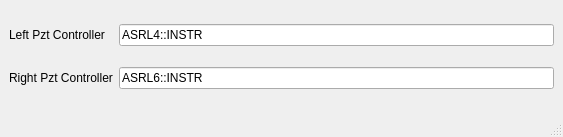
<?xml version="1.0" encoding="UTF-8"?>
<ui version="4.0">
 <class>MainWindow</class>
 <widget class="QMainWindow" name="MainWindow">
  <property name="geometry">
   <rect>
    <x>0</x>
    <y>0</y>
    <width>563</width>
    <height>137</height>
   </rect>
  </property>
  <property name="windowTitle">
   <string>MainWindow</string>
  </property>
  <property name="styleSheet">
   <string notr="true">QToolTip {
    border: 1px solid #76797C;
    background-color: #5A7566;
    color: white;
    padding: 0px;                /*remove padding, for fix combobox tooltip.*/
    opacity: 200;
}

QWidget {
    color: #eff0f1;
    background-color: #31363b;
    selection-background-color: #3daee9;
    selection-color: #eff0f1;
    background-clip: border;
    border-image: none;
    border: 0px transparent black;
    outline: 0;
}

QWidget:item:hover {
    background-color: #18465d;
    color: #eff0f1;
}

QWidget:item:selected {
    background-color: #18465d;
}

QCheckBox {
    spacing: 5px;
    outline: none;
    color: #eff0f1;
    margin-bottom: 2px;
}

QCheckBox:disabled {
    color: #76797C;
}

QCheckBox::indicator,
QGroupBox::indicator {
    width: 18px;
    height: 18px;
}

QGroupBox::indicator {
    margin-left: 2px;
}

QCheckBox::indicator:unchecked {
    image: url(:/qss_icons/rc/checkbox_unchecked.png);
}

QCheckBox::indicator:unchecked:hover,
QCheckBox::indicator:unchecked:pressed,
QGroupBox::indicator:unchecked:hover,
QGroupBox::indicator:unchecked:pressed {
    border: none;
    image: url(:/qss_icons/rc/checkbox_unchecked_focus.png);
}

QCheckBox::indicator:checked {
    image: url(:/qss_icons/rc/checkbox_checked_focus.png);
}

QCheckBox::indicator:checked:hover,
QCheckBox::indicator:checked:pressed,
QGroupBox::indicator:checked:hover,
QGroupBox::indicator:checked:pressed {
    border: none;
    image: url(:/qss_icons/rc/checkbox_checked_focus.png);
}

QCheckBox::indicator:indeterminate {
    image: url(:/qss_icons/rc/checkbox_indeterminate.png);
}

QCheckBox::indicator:indeterminate:hover,
QCheckBox::indicator:indeterminate:pressed {
    image: url(:/qss_icons/rc/checkbox_indeterminate_focus.png);
}

QCheckBox::indicator:checked:disabled,
QGroupBox::indicator:checked:disabled {
    image: url(:/qss_icons/rc/checkbox_checked_disabled.png);
}

QCheckBox::indicator:unchecked:disabled,
QGroupBox::indicator:unchecked:disabled {
    image: url(:/qss_icons/rc/checkbox_unchecked_disabled.png);
}

QRadioButton {
    spacing: 5px;
    outline: none;
    color: #eff0f1;
    margin-bottom: 2px;
}

QRadioButton:disabled {
    color: #76797C;
}

QRadioButton::indicator {
    width: 21px;
    height: 21px;
}

QRadioButton::indicator:unchecked {
    image: url(:/qss_icons/rc/radio_unchecked.png);
}

QRadioButton::indicator:unchecked:hover,
QRadioButton::indicator:unchecked:pressed {
    border: none;
    outline: none;
    image: url(:/qss_icons/rc/radio_unchecked_focus.png);
}

QRadioButton::indicator:checked {
    border: none;
    outline: none;
    image: url(:/qss_icons/rc/radio_checked.png);
}

QRadioButton::indicator:checked:hover,
QRadioButton::indicator:checked:pressed {
    border: none;
    outline: none;
    image: url(:/qss_icons/rc/radio_checked_focus.png);
}

QRadioButton::indicator:checked:disabled {
    outline: none;
    image: url(:/qss_icons/rc/radio_checked_disabled.png);
}

QRadioButton::indicator:unchecked:disabled {
    image: url(:/qss_icons/rc/radio_unchecked_disabled.png);
}

QMenuBar {
    background-color: #31363b;
    color: #eff0f1;
}

QMenuBar::item {
    background: transparent;
}

QMenuBar::item:selected {
    background: transparent;
    border: 1px solid #76797C;
}

QMenuBar::item:pressed {
    border: 1px solid #76797C;
    background-color: #3daee9;
    color: #eff0f1;
    margin-bottom: -1px;
    padding-bottom: 1px;
}

QMenu {
    border: 1px solid #76797C;
    color: #eff0f1;
    margin: 2px;
}

QMenu::icon {
    margin: 5px;
}

QMenu::item {
    padding: 5px 30px 5px 30px;
    border: 1px solid transparent;
    /* reserve space for selection border */
}

QMenu::item:selected {
    color: #eff0f1;
}

QMenu::separator {
    height: 2px;
    background: lightblue;
    margin-left: 10px;
    margin-right: 5px;
}

QMenu::indicator {
    width: 18px;
    height: 18px;
}


/* non-exclusive indicator = check box style indicator
   (see QActionGroup::setExclusive) */

QMenu::indicator:non-exclusive:unchecked {
    image: url(:/qss_icons/rc/checkbox_unchecked.png);
}

QMenu::indicator:non-exclusive:unchecked:selected {
    image: url(:/qss_icons/rc/checkbox_unchecked_disabled.png);
}

QMenu::indicator:non-exclusive:checked {
    image: url(:/qss_icons/rc/checkbox_checked_focus.png);
}

QMenu::indicator:non-exclusive:checked:selected {
    image: url(:/qss_icons/rc/checkbox_checked_disabled.png);
}


/* exclusive indicator = radio button style indicator (see QActionGroup::setExclusive) */

QMenu::indicator:exclusive:unchecked {
    image: url(:/qss_icons/rc/radio_unchecked.png);
}

QMenu::indicator:exclusive:unchecked:selected {
    image: url(:/qss_icons/rc/radio_unchecked_disabled.png);
}

QMenu::indicator:exclusive:checked {
    image: url(:/qss_icons/rc/radio_checked.png);
}

QMenu::indicator:exclusive:checked:selected {
    image: url(:/qss_icons/rc/radio_checked_disabled.png);
}

QMenu::right-arrow {
    margin: 5px;
    image: url(:/qss_icons/rc/right_arrow.png)
}

QWidget:disabled {
    color: #454545;
    background-color: #31363b;
}

QAbstractItemView {
    alternate-background-color: #31363b;
    color: #eff0f1;
    border: 1px solid #3A3939;
    border-radius: 2px;
}

QWidget:focus,
QMenuBar:focus {
    border: 1px solid #3daee9;
}

QTabWidget:focus,
QCheckBox:focus,
QRadioButton:focus,
QSlider:focus {
    border: none;
}

QLineEdit {
    background-color: #232629;
    padding: 5px;
    border-style: solid;
    border: 1px solid #76797C;
    border-radius: 2px;
    color: #eff0f1;
}

QAbstractItemView QLineEdit {
    padding: 0;
}

QGroupBox {
    border: 1px solid #76797C;
    border-radius: 2px;
    margin-top: 20px;
}

QGroupBox::title {
    subcontrol-origin: margin;
    subcontrol-position: top center;
    padding-left: 10px;
    padding-right: 10px;
    padding-top: 10px;
}

QAbstractScrollArea {
    border-radius: 2px;
    border: 1px solid #76797C;
    background-color: transparent;
}

QScrollBar:horizontal {
    height: 15px;
    margin: 3px 15px 3px 15px;
    border: 1px transparent #2A2929;
    border-radius: 4px;
    background-color: #2A2929;
}

QScrollBar::handle:horizontal {
    background-color: #605F5F;
    min-width: 5px;
    border-radius: 4px;
}

QScrollBar::add-line:horizontal {
    margin: 0px 3px 0px 3px;
    border-image: url(:/qss_icons/rc/right_arrow_disabled.png);
    width: 10px;
    height: 10px;
    subcontrol-position: right;
    subcontrol-origin: margin;
}

QScrollBar::sub-line:horizontal {
    margin: 0px 3px 0px 3px;
    border-image: url(:/qss_icons/rc/left_arrow_disabled.png);
    height: 10px;
    width: 10px;
    subcontrol-position: left;
    subcontrol-origin: margin;
}

QScrollBar::add-line:horizontal:hover,
QScrollBar::add-line:horizontal:on {
    border-image: url(:/qss_icons/rc/right_arrow.png);
    height: 10px;
    width: 10px;
    subcontrol-position: right;
    subcontrol-origin: margin;
}

QScrollBar::sub-line:horizontal:hover,
QScrollBar::sub-line:horizontal:on {
    border-image: url(:/qss_icons/rc/left_arrow.png);
    height: 10px;
    width: 10px;
    subcontrol-position: left;
    subcontrol-origin: margin;
}

QScrollBar::up-arrow:horizontal,
QScrollBar::down-arrow:horizontal {
    background: none;
}

QScrollBar::add-page:horizontal,
QScrollBar::sub-page:horizontal {
    background: none;
}

QScrollBar:vertical {
    background-color: #2A2929;
    width: 15px;
    margin: 15px 3px 15px 3px;
    border: 1px transparent #2A2929;
    border-radius: 4px;
}

QScrollBar::handle:vertical {
    background-color: #605F5F;
    min-height: 5px;
    border-radius: 4px;
}

QScrollBar::sub-line:vertical {
    margin: 3px 0px 3px 0px;
    border-image: url(:/qss_icons/rc/up_arrow_disabled.png);
    height: 10px;
    width: 10px;
    subcontrol-position: top;
    subcontrol-origin: margin;
}

QScrollBar::add-line:vertical {
    margin: 3px 0px 3px 0px;
    border-image: url(:/qss_icons/rc/down_arrow_disabled.png);
    height: 10px;
    width: 10px;
    subcontrol-position: bottom;
    subcontrol-origin: margin;
}

QScrollBar::sub-line:vertical:hover,
QScrollBar::sub-line:vertical:on {
    border-image: url(:/qss_icons/rc/up_arrow.png);
    height: 10px;
    width: 10px;
    subcontrol-position: top;
    subcontrol-origin: margin;
}

QScrollBar::add-line:vertical:hover,
QScrollBar::add-line:vertical:on {
    border-image: url(:/qss_icons/rc/down_arrow.png);
    height: 10px;
    width: 10px;
    subcontrol-position: bottom;
    subcontrol-origin: margin;
}

QScrollBar::up-arrow:vertical,
QScrollBar::down-arrow:vertical {
    background: none;
}

QScrollBar::add-page:vertical,
QScrollBar::sub-page:vertical {
    background: none;
}

QTextEdit {
    background-color: #232629;
    color: #eff0f1;
    border: 1px solid #76797C;
}

QPlainTextEdit {
    background-color: #232629;
    ;
    color: #eff0f1;
    border-radius: 2px;
    border: 1px solid #76797C;
}

QHeaderView::section {
    background-color: #76797C;
    color: #eff0f1;
    padding: 5px;
    border: 1px solid #76797C;
}

QSizeGrip {
    image: url(:/qss_icons/rc/sizegrip.png);
    width: 12px;
    height: 12px;
}

QMainWindow::separator {
    background-color: #31363b;
    color: white;
    padding-left: 4px;
    spacing: 2px;
    border: 1px dashed #76797C;
}

QMainWindow::separator:hover {
    background-color: #787876;
    color: white;
    padding-left: 4px;
    border: 1px solid #76797C;
    spacing: 2px;
}

QMenu::separator {
    height: 1px;
    background-color: #76797C;
    color: white;
    padding-left: 4px;
    margin-left: 10px;
    margin-right: 5px;
}

QFrame {
    border-radius: 2px;
    border: 1px solid #76797C;
}

QFrame[frameShape=&quot;0&quot;] {
    border-radius: 2px;
    border: 1px transparent #76797C;
}

QStackedWidget {
    border: 1px transparent black;
}

QToolBar {
    border: 1px transparent #393838;
    background: 1px solid #31363b;
    font-weight: bold;
}

QToolBar::handle:horizontal {
    image: url(:/qss_icons/rc/Hmovetoolbar.png);
}

QToolBar::handle:vertical {
    image: url(:/qss_icons/rc/Vmovetoolbar.png);
}

QToolBar::separator:horizontal {
    image: url(:/qss_icons/rc/Hsepartoolbar.png);
}

QToolBar::separator:vertical {
    image: url(:/qss_icons/rc/Vsepartoolbar.png);
}

QToolButton#qt_toolbar_ext_button {
    background: #58595a
}

QPushButton {
    color: #eff0f1;
    background-color: #31363b;
    border-width: 1px;
    border-color: #76797C;
    border-style: solid;
    padding: 5px;
    border-radius: 2px;
    outline: none;
}

QPushButton:disabled {
    background-color: #31363b;
    border-width: 1px;
    border-color: #454545;
    border-style: solid;
    padding-top: 5px;
    padding-bottom: 5px;
    padding-left: 10px;
    padding-right: 10px;
    border-radius: 2px;
    color: #454545;
}


QPushButton:pressed {
    background-color: #3daee9;
    padding-top: -15px;
    padding-bottom: -17px;
}

QComboBox {
    selection-background-color: #3daee9;
    border-style: solid;
    border: 1px solid #76797C;
    border-radius: 2px;
    padding: 5px;
    min-width: 75px;
}

QComboBox:hover,
QPushButton:hover,
QAbstractSpinBox:hover,
QLineEdit:hover,
QTextEdit:hover,
QPlainTextEdit:hover,
QAbstractView:hover,
QTreeView:hover {
    border: 1px solid #3daee9;
    color: #eff0f1;
}

QComboBox:on {
    padding-top: 3px;
    padding-left: 4px;
    selection-background-color: #4a4a4a;
}

QComboBox QAbstractItemView {
    background-color: #232629;
    border-radius: 2px;
    border: 1px solid #76797C;
    selection-background-color: #18465d;
}

QComboBox::drop-down {
    subcontrol-origin: padding;
    subcontrol-position: top right;
    width: 15px;
    border-left-width: 0px;
    border-left-color: darkgray;
    border-left-style: solid;
    border-top-right-radius: 3px;
    border-bottom-right-radius: 3px;
}

QComboBox::down-arrow {
    image: url(:/qss_icons/rc/down_arrow_disabled.png);
}

QComboBox::down-arrow:on,
QComboBox::down-arrow:hover,
QComboBox::down-arrow:focus {
    image: url(:/qss_icons/rc/down_arrow.png);
}

QAbstractSpinBox {
    padding: 5px;
    border: 1px solid #76797C;
    background-color: #232629;
    color: #eff0f1;
    border-radius: 2px;
    min-width: 75px;
}

QAbstractSpinBox:up-button {
    background-color: transparent;
    subcontrol-origin: border;
    subcontrol-position: center right;
}

QAbstractSpinBox:down-button {
    background-color: transparent;
    subcontrol-origin: border;
    subcontrol-position: center left;
}

QAbstractSpinBox::up-arrow,
QAbstractSpinBox::up-arrow:disabled,
QAbstractSpinBox::up-arrow:off {
    image: url(:/qss_icons/rc/up_arrow_disabled.png);
    width: 10px;
    height: 10px;
}

QAbstractSpinBox::up-arrow:hover {
    image: url(:/qss_icons/rc/up_arrow.png);
}

QAbstractSpinBox::down-arrow,
QAbstractSpinBox::down-arrow:disabled,
QAbstractSpinBox::down-arrow:off {
    image: url(:/qss_icons/rc/down_arrow_disabled.png);
    width: 10px;
    height: 10px;
}

QAbstractSpinBox::down-arrow:hover {
    image: url(:/qss_icons/rc/down_arrow.png);
}

QLabel {
    border: 0px solid black;
}

QTabWidget {
    border: 0px transparent black;
}

QTabWidget::pane {
    border: 1px solid #76797C;
    padding: 5px;
    margin: 0px;
}

QTabWidget::tab-bar {
    /* left: 5px; move to the right by 5px */
}

QTabBar {
    qproperty-drawBase: 0;
    border-radius: 3px;
}

QTabBar:focus {
    border: 0px transparent black;
}

QTabBar::close-button {
    image: url(:/qss_icons/rc/close.png);
    background: transparent;
}

QTabBar::close-button:hover {
    image: url(:/qss_icons/rc/close-hover.png);
    background: transparent;
}

QTabBar::close-button:pressed {
    image: url(:/qss_icons/rc/close-pressed.png);
    background: transparent;
}


/* TOP TABS */

QTabBar::tab:top {
    color: #eff0f1;
    border: 1px solid #76797C;
    border-bottom: 1px transparent black;
    background-color: #31363b;
    padding: 5px;
    min-width: 50px;
    border-top-left-radius: 2px;
    border-top-right-radius: 2px;
}

QTabBar::tab:top:selected {
    color: #eff0f1;
    background-color: #54575B;
    border: 1px solid #76797C;
    border-bottom: 2px solid #3daee9;
    border-top-left-radius: 2px;
    border-top-right-radius: 2px;
}

QTabBar::tab:top:!selected:hover {
    background-color: #3daee9;
}


/* BOTTOM TABS */

QTabBar::tab:bottom {
    color: #eff0f1;
    border: 1px solid #76797C;
    border-top: 1px transparent black;
    background-color: #31363b;
    padding: 5px;
    border-bottom-left-radius: 2px;
    border-bottom-right-radius: 2px;
    min-width: 50px;
}

QTabBar::tab:bottom:selected {
    color: #eff0f1;
    background-color: #54575B;
    border: 1px solid #76797C;
    border-top: 2px solid #3daee9;
    border-bottom-left-radius: 2px;
    border-bottom-right-radius: 2px;
}

QTabBar::tab:bottom:!selected:hover {
    background-color: #3daee9;
}


/* LEFT TABS */

QTabBar::tab:left {
    color: #eff0f1;
    border: 1px solid #76797C;
    border-left: 1px transparent black;
    background-color: #31363b;
    padding: 5px;
    border-top-right-radius: 2px;
    border-bottom-right-radius: 2px;
    min-height: 50px;
}

QTabBar::tab:left:selected {
    color: #eff0f1;
    background-color: #54575B;
    border: 1px solid #76797C;
    border-left: 2px solid #3daee9;
    border-top-right-radius: 2px;
    border-bottom-right-radius: 2px;
}

QTabBar::tab:left:!selected:hover {
    background-color: #3daee9;
}


/* RIGHT TABS */

QTabBar::tab:right {
    color: #eff0f1;
    border: 1px solid #76797C;
    border-right: 1px transparent black;
    background-color: #31363b;
    padding: 5px;
    border-top-left-radius: 2px;
    border-bottom-left-radius: 2px;
    min-height: 50px;
}

QTabBar::tab:right:selected {
    color: #eff0f1;
    background-color: #54575B;
    border: 1px solid #76797C;
    border-right: 2px solid #3daee9;
    border-top-left-radius: 2px;
    border-bottom-left-radius: 2px;
}

QTabBar::tab:right:!selected:hover {
    background-color: #3daee9;
}

QTabBar QToolButton::right-arrow:enabled {
    image: url(:/qss_icons/rc/right_arrow.png);
}

QTabBar QToolButton::left-arrow:enabled {
    image: url(:/qss_icons/rc/left_arrow.png);
}

QTabBar QToolButton::right-arrow:disabled {
    image: url(:/qss_icons/rc/right_arrow_disabled.png);
}

QTabBar QToolButton::left-arrow:disabled {
    image: url(:/qss_icons/rc/left_arrow_disabled.png);
}

QDockWidget {
    background: #31363b;
    border: 1px solid #403F3F;
    titlebar-close-icon: url(:/qss_icons/rc/close.png);
    titlebar-normal-icon: url(:/qss_icons/rc/undock.png);
}

QDockWidget::close-button,
QDockWidget::float-button {
    border: 1px solid transparent;
    border-radius: 2px;
    background: transparent;
}

QDockWidget::close-button:hover,
QDockWidget::float-button:hover {
    background: rgba(255, 255, 255, 10);
}

QDockWidget::close-button:pressed,
QDockWidget::float-button:pressed {
    padding: 1px -1px -1px 1px;
    background: rgba(255, 255, 255, 10);
}

QTreeView,
QListView {
    border: 1px solid #76797C;
    background-color: #232629;
}

QTreeView:branch:selected,
QTreeView:branch:hover {
    background: url(:/qss_icons/rc/transparent.png);
}

QTreeView::branch:has-siblings:!adjoins-item {
    border-image: url(:/qss_icons/rc/transparent.png);
}

QTreeView::branch:has-siblings:adjoins-item {
    border-image: url(:/qss_icons/rc/transparent.png);
}

QTreeView::branch:!has-children:!has-siblings:adjoins-item {
    border-image: url(:/qss_icons/rc/transparent.png);
}

QTreeView::branch:has-children:!has-siblings:closed,
QTreeView::branch:closed:has-children:has-siblings {
    image: url(:/qss_icons/rc/branch_closed.png);
}

QTreeView::branch:open:has-children:!has-siblings,
QTreeView::branch:open:has-children:has-siblings {
    image: url(:/qss_icons/rc/branch_open.png);
}

QTreeView::branch:has-children:!has-siblings:closed:hover,
QTreeView::branch:closed:has-children:has-siblings:hover {
    image: url(:/qss_icons/rc/branch_closed-on.png);
}

QTreeView::branch:open:has-children:!has-siblings:hover,
QTreeView::branch:open:has-children:has-siblings:hover {
    image: url(:/qss_icons/rc/branch_open-on.png);
}

QListView::item:!selected:hover,
QTreeView::item:!selected:hover {
    background: #18465d;
    outline: 0;
    color: #eff0f1
}

QListView::item:selected:hover,
QTreeView::item:selected:hover {
    background: #287399;
    color: #eff0f1;
}

QTreeView::indicator:checked,
QListView::indicator:checked {
    image: url(:/qss_icons/rc/checkbox_checked.png);
}

QTreeView::indicator:unchecked,
QListView::indicator:unchecked {
    image: url(:/qss_icons/rc/checkbox_unchecked.png);
}

QTreeView::indicator:checked:hover,
QTreeView::indicator:checked:focus,
QTreeView::indicator:checked:pressed,
QListView::indicator:checked:hover,
QListView::indicator:checked:focus,
QListView::indicator:checked:pressed {
    image: url(:/qss_icons/rc/checkbox_checked_focus.png);
}

QTreeView::indicator:unchecked:hover,
QTreeView::indicator:unchecked:focus,
QTreeView::indicator:unchecked:pressed,
QListView::indicator:unchecked:hover,
QListView::indicator:unchecked:focus,
QListView::indicator:unchecked:pressed {
    image: url(:/qss_icons/rc/checkbox_unchecked_focus.png);
}

QSlider::groove:horizontal {
    border: 1px solid #565a5e;
    height: 4px;
    background: #565a5e;
    margin: 0px;
    border-radius: 2px;
}

QSlider::handle:horizontal {
    background: #232629;
    border: 1px solid #565a5e;
    width: 16px;
    height: 16px;
    margin: -8px 0;
    border-radius: 9px;
}

QSlider::groove:vertical {
    border: 1px solid #565a5e;
    width: 4px;
    background: #565a5e;
    margin: 0px;
    border-radius: 3px;
}

QSlider::handle:vertical {
    background: #232629;
    border: 1px solid #565a5e;
    width: 16px;
    height: 16px;
    margin: 0 -8px;
    border-radius: 9px;
}

QToolButton {
    background-color: transparent;
    border: 1px transparent #76797C;
    border-radius: 2px;
    margin: 3px;
    padding: 5px;
}

QToolButton[popupMode=&quot;1&quot;] {
    /* only for MenuButtonPopup */
    padding-right: 20px;
    /* make way for the popup button */
    border: 1px #76797C;
    border-radius: 5px;
}

QToolButton[popupMode=&quot;2&quot;] {
    /* only for InstantPopup */
    padding-right: 10px;
    /* make way for the popup button */
    border: 1px #76797C;
}

QToolButton:hover,
QToolButton::menu-button:hover {
    background-color: transparent;
    border: 1px solid #3daee9;
    padding: 5px;
}

QToolButton:checked,
QToolButton:pressed,
QToolButton::menu-button:pressed {
    background-color: #3daee9;
    border: 1px solid #3daee9;
    padding: 5px;
}


/* the subcontrol below is used only in the InstantPopup or DelayedPopup mode */

QToolButton::menu-indicator {
    image: url(:/qss_icons/rc/down_arrow.png);
    top: -7px;
    left: -2px;
    /* shift it a bit */
}


/* the subcontrols below are used only in the MenuButtonPopup mode */

QToolButton::menu-button {
    border: 1px transparent #76797C;
    border-top-right-radius: 6px;
    border-bottom-right-radius: 6px;
    /* 16px width + 4px for border = 20px allocated above */
    width: 16px;
    outline: none;
}

QToolButton::menu-arrow {
    image: url(:/qss_icons/rc/down_arrow.png);
}

QToolButton::menu-arrow:open {
    border: 1px solid #76797C;
}

QPushButton::menu-indicator {
    subcontrol-origin: padding;
    subcontrol-position: bottom right;
    left: 8px;
}

QTableView {
    border: 1px solid #76797C;
    gridline-color: #31363b;
    background-color: #232629;
}

QTableView,
QHeaderView {
    border-radius: 0px;
}

QTableView::item:pressed,
QListView::item:pressed,
QTreeView::item:pressed {
    background: #18465d;
    color: #eff0f1;
}

QTableView::item:selected:active,
QTreeView::item:selected:active,
QListView::item:selected:active {
    background: #287399;
    color: #eff0f1;
}

QHeaderView {
    background-color: #31363b;
    border: 1px transparent;
    border-radius: 0px;
    margin: 0px;
    padding: 0px;
}

QHeaderView::section {
    background-color: #31363b;
    color: #eff0f1;
    padding: 5px;
    border: 1px solid #76797C;
    border-radius: 0px;
    text-align: center;
}

QHeaderView::section::vertical::first,
QHeaderView::section::vertical::only-one {
    border-top: 1px solid #76797C;
}

QHeaderView::section::vertical {
    border-top: transparent;
}

QHeaderView::section::horizontal::first,
QHeaderView::section::horizontal::only-one {
    border-left: 1px solid #76797C;
}

QHeaderView::section::horizontal {
    border-left: transparent;
}

QHeaderView::section:checked {
    color: white;
    background-color: #334e5e;
}


/* style the sort indicator */

QHeaderView::down-arrow {
    image: url(:/qss_icons/rc/down_arrow.png);
}

QHeaderView::up-arrow {
    image: url(:/qss_icons/rc/up_arrow.png);
}

QTableCornerButton::section {
    background-color: #31363b;
    border: 1px transparent #76797C;
    border-radius: 0px;
}

QToolBox {
    padding: 5px;
    border: 1px transparent black;
}

QToolBox::tab {
    color: #eff0f1;
    background-color: #31363b;
    border: 1px solid #76797C;
    border-bottom: 1px transparent #31363b;
    border-top-left-radius: 5px;
    border-top-right-radius: 5px;
}

QToolBox::tab:selected {
    /* italicize selected tabs */
    font: italic;
    background-color: #31363b;
    border-color: #3daee9;
}

QStatusBar::item {
    border: 0px transparent dark;
}

QFrame[height=&quot;3&quot;],
QFrame[width=&quot;3&quot;] {
    background-color: #76797C;
}

QSplitter::handle {
    border: 1px dashed #76797C;
}

QSplitter::handle:hover {
    background-color: #787876;
    border: 1px solid #76797C;
}

QSplitter::handle:horizontal {
    width: 1px;
}

QSplitter::handle:vertical {
    height: 1px;
}

QProgressBar {
    border: 1px solid #76797C;
    border-radius: 5px;
    text-align: center;
}

QProgressBar::chunk {
    background-color: #05B8CC;
}

QDateEdit {
    selection-background-color: #3daee9;
    border-style: solid;
    border: 1px solid #3375A3;
    border-radius: 2px;
    padding: 1px;
    min-width: 75px;
}

QDateEdit:on {
    padding-top: 3px;
    padding-left: 4px;
    selection-background-color: #4a4a4a;
}

QDateEdit QAbstractItemView {
    background-color: #232629;
    border-radius: 2px;
    border: 1px solid #3375A3;
    selection-background-color: #3daee9;
}

QDateEdit::drop-down {
    subcontrol-origin: padding;
    subcontrol-position: top right;
    width: 15px;
    border-left-width: 0px;
    border-left-color: darkgray;
    border-left-style: solid;
    border-top-right-radius: 3px;
    border-bottom-right-radius: 3px;
}

QDateEdit::down-arrow {
    image: url(:/qss_icons/rc/down_arrow_disabled.png);
}

QDateEdit::down-arrow:on,
QDateEdit::down-arrow:hover,
QDateEdit::down-arrow:focus {
    image: url(:/qss_icons/rc/down_arrow.png);
}</string>
  </property>
  <widget class="QWidget" name="centralwidget">
   <layout class="QGridLayout" name="gridLayout">
    <item row="0" column="0">
     <widget class="QLabel" name="label_3">
      <property name="text">
       <string>Left Pzt Controller</string>
      </property>
     </widget>
    </item>
    <item row="1" column="1">
     <widget class="QLineEdit" name="line_right">
      <property name="text">
       <string>ASRL6::INSTR</string>
      </property>
     </widget>
    </item>
    <item row="0" column="1">
     <widget class="QLineEdit" name="line_left">
      <property name="text">
       <string>ASRL4::INSTR</string>
      </property>
     </widget>
    </item>
    <item row="1" column="0">
     <widget class="QLabel" name="label_4">
      <property name="text">
       <string>Right Pzt Controller</string>
      </property>
     </widget>
    </item>
   </layout>
  </widget>
  <widget class="QMenuBar" name="menubar">
   <property name="geometry">
    <rect>
     <x>0</x>
     <y>0</y>
     <width>563</width>
     <height>21</height>
    </rect>
   </property>
  </widget>
  <widget class="QStatusBar" name="statusbar"/>
 </widget>
 <resources>
  <include location="../../TransmissionSetup/UI/QDarkStyleSheet-master/qdarkstyle/style.qrc"/>
 </resources>
 <connections/>
</ui>
